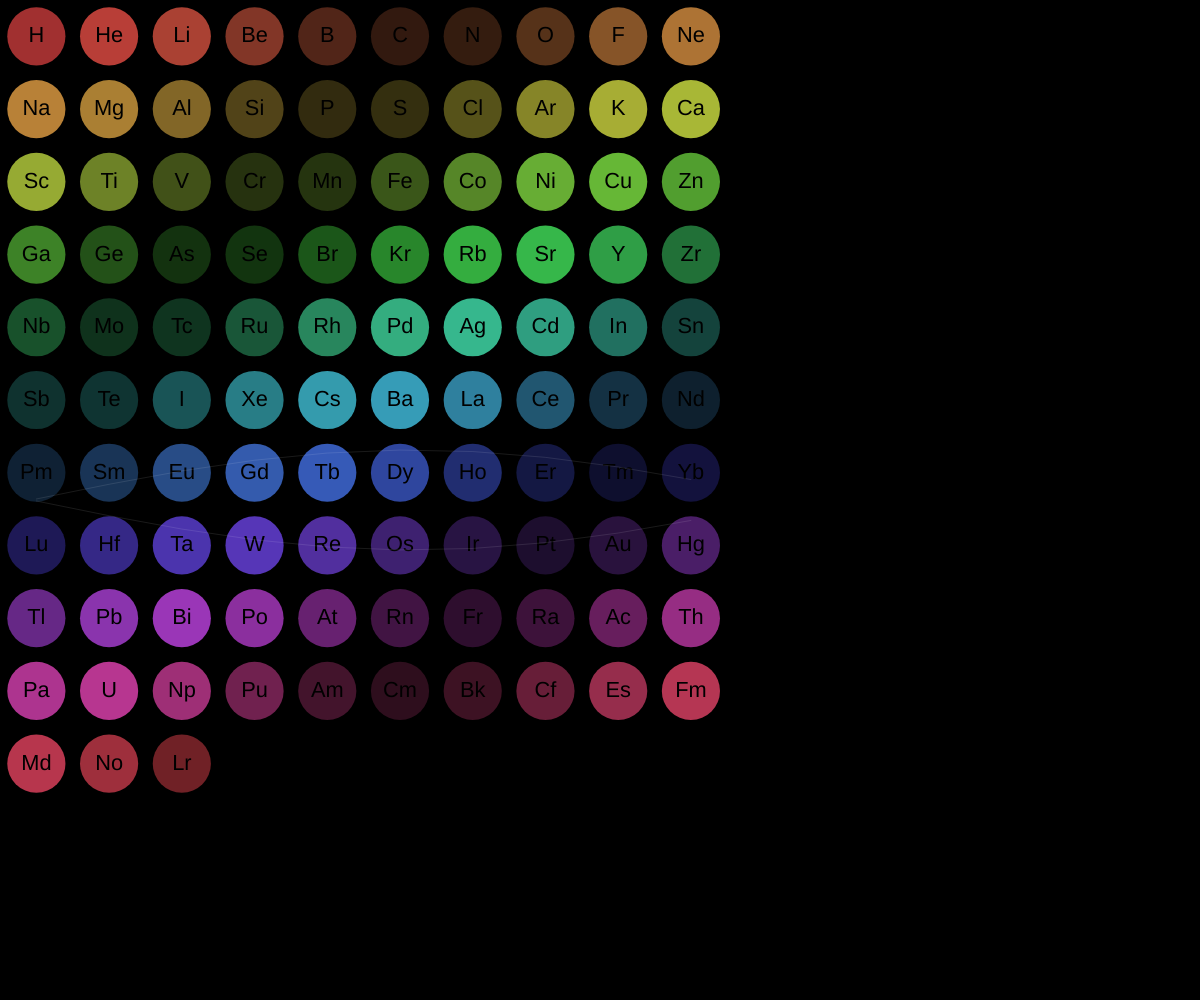
Frame 1 (no input)
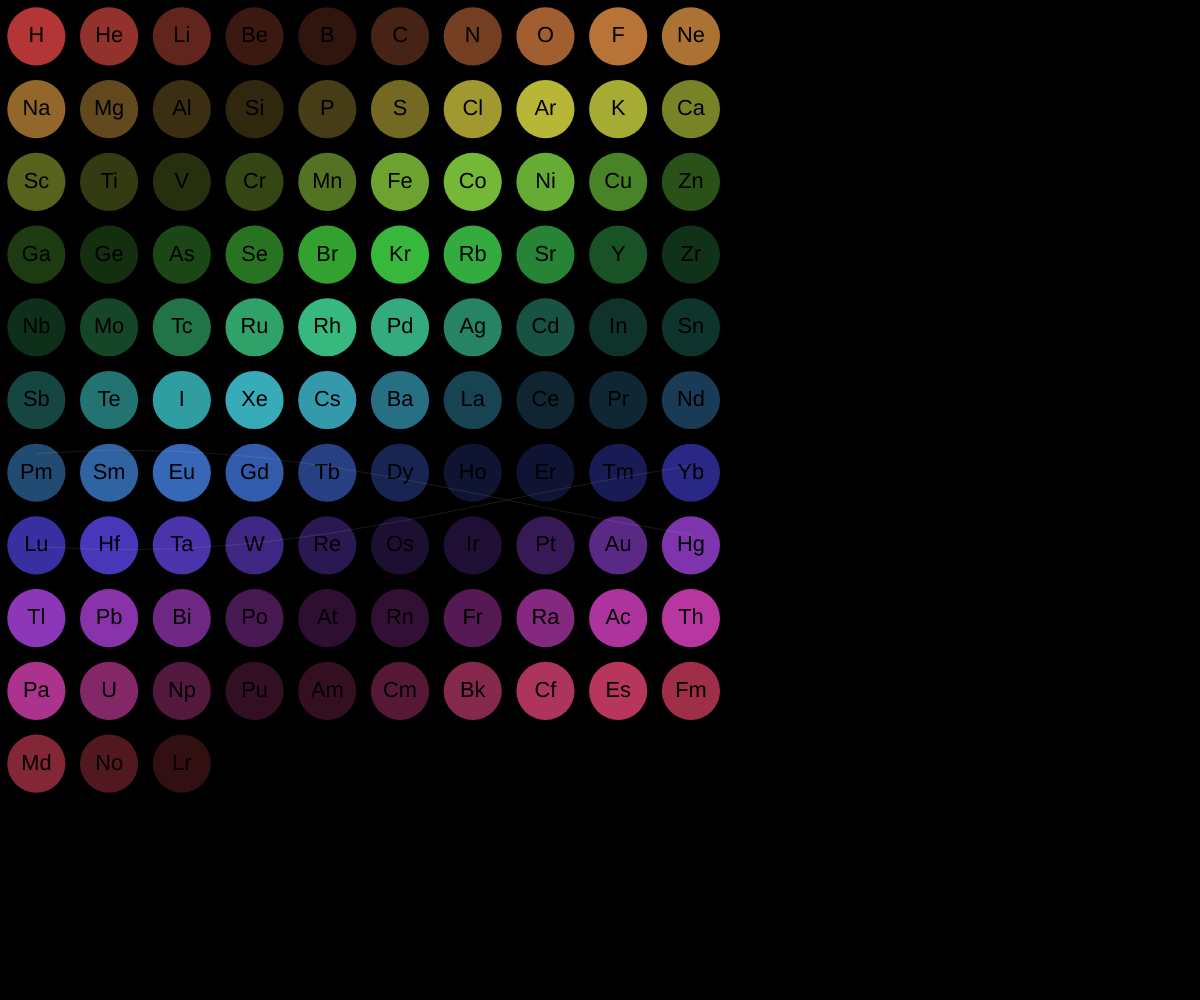
Frame 60 (no input)
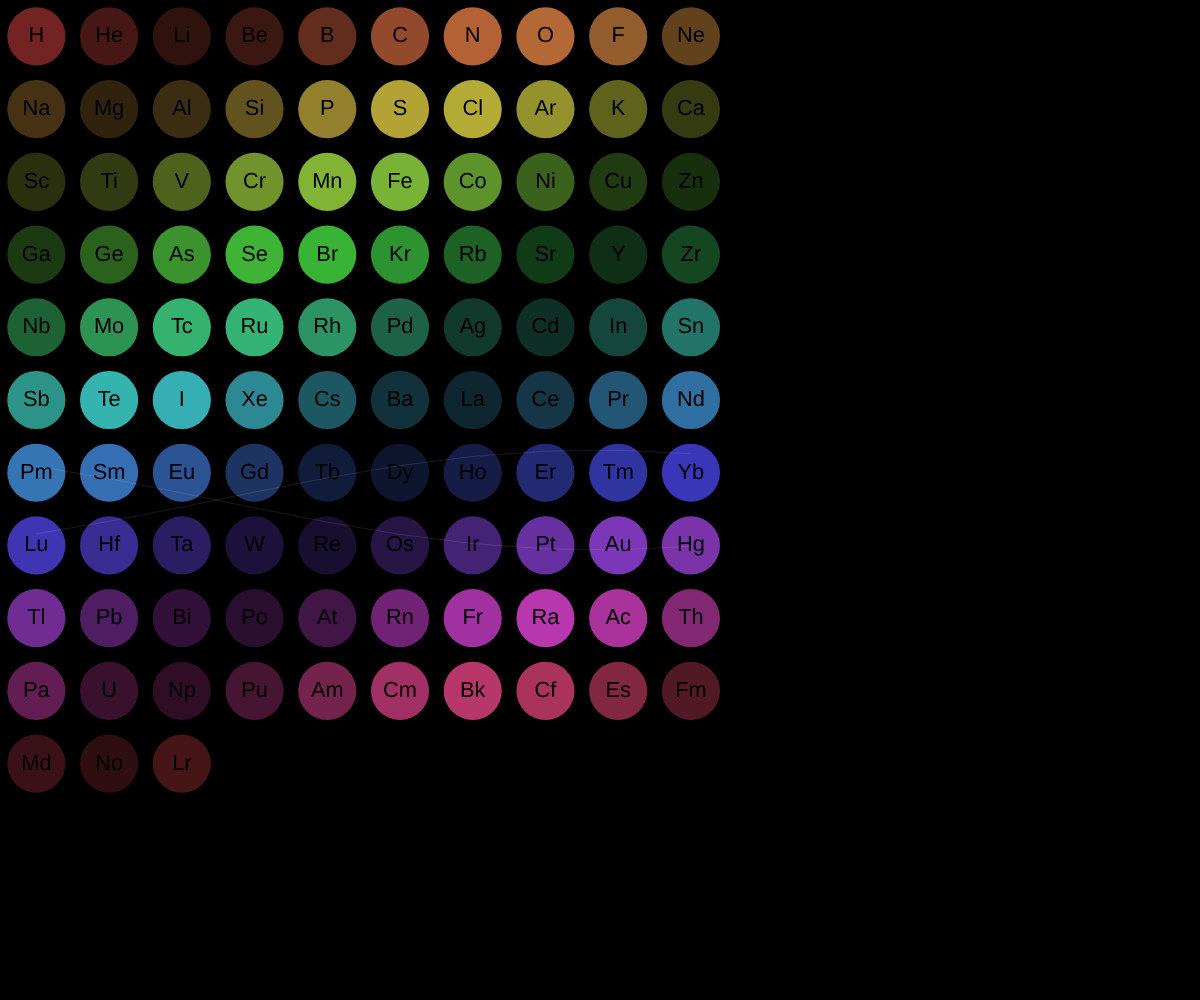
Frame 120 (the mouse pressed at the canvas centre since frame 60)

The p5.js sketch that drew these frames (run headless with seeded random() and noise() and a simulated clock; from frame 60 on, the mouse is pressed at the canvas centre):

// p5.js sketch
// ── sketch.js
let grid = [];
let cols, rows;
let cellSize;
let time = 0;

function setup() {
  createCanvas(windowWidth, windowHeight);
  colorMode(HSB, 360, 100, 100, 1);
  
  // Define periodic table elements (simplified)
  const elements = [
    'H', 'He', 'Li', 'Be', 'B', 'C', 'N', 'O', 'F', 'Ne',
    'Na', 'Mg', 'Al', 'Si', 'P', 'S', 'Cl', 'Ar', 'K', 'Ca',
    'Sc', 'Ti', 'V', 'Cr', 'Mn', 'Fe', 'Co', 'Ni', 'Cu', 'Zn',
    'Ga', 'Ge', 'As', 'Se', 'Br', 'Kr', 'Rb', 'Sr', 'Y', 'Zr',
    'Nb', 'Mo', 'Tc', 'Ru', 'Rh', 'Pd', 'Ag', 'Cd', 'In', 'Sn',
    'Sb', 'Te', 'I', 'Xe', 'Cs', 'Ba', 'La', 'Ce', 'Pr', 'Nd',
    'Pm', 'Sm', 'Eu', 'Gd', 'Tb', 'Dy', 'Ho', 'Er', 'Tm', 'Yb',
    'Lu', 'Hf', 'Ta', 'W', 'Re', 'Os', 'Ir', 'Pt', 'Au', 'Hg',
    'Tl', 'Pb', 'Bi', 'Po', 'At', 'Rn', 'Fr', 'Ra', 'Ac', 'Th',
    'Pa', 'U', 'Np', 'Pu', 'Am', 'Cm', 'Bk', 'Cf', 'Es', 'Fm',
    'Md', 'No', 'Lr'
  ];
  
  // Calculate grid dimensions
  cols = 10;
  rows = Math.ceil(elements.length / cols);
  cellSize = min(width / cols, height / rows) * 0.8;
  
  // Create grid with elements
  for (let i = 0; i < elements.length; i++) {
    const row = floor(i / cols);
    const col = i % cols;
    grid.push({
      element: elements[i],
      x: col * cellSize + cellSize/2,
      y: row * cellSize + cellSize/2,
      hue: map(i, 0, elements.length, 0, 360)
    });
  }
}

function draw() {
  background(0);
  time += 0.02;
  
  // Draw glow effect
  for (let i = 0; i < grid.length; i++) {
    const cell = grid[i];
    const wave = sin(time + cell.x * 0.01 + cell.y * 0.01) * 0.5 + 0.5;
    
    // Glow intensity based on sine wave
    const glowIntensity = map(wave, 0, 1, 0.2, 0.8);
    
    // Draw element with glow
    push();
    translate(cell.x, cell.y);
    
    // Ambient glow
    noStroke();
    fill(cell.hue, 70, 90, glowIntensity);
    ellipse(0, 0, cellSize * 0.8, cellSize * 0.8);
    
    // Element text
    fill(0);
    textSize(cellSize * 0.3);
    textAlign(CENTER, CENTER);
    text(cell.element, 0, 0);
    
    pop();
  }
  
  // Draw traveling wave lines
  stroke(255, 0.1);
  noFill();
  beginShape();
  for (let i = 0; i < cols; i++) {
    const x = i * cellSize + cellSize/2;
    const y = height/2 + sin(time + i * 0.3) * 50;
    vertex(x, y);
  }
  endShape();
  
  // Draw another wave from the other side
  beginShape();
  for (let i = 0; i < cols; i++) {
    const x = i * cellSize + cellSize/2;
    const y = height/2 + sin(time + i * 0.3 + PI) * 50;
    vertex(x, y);
  }
  endShape();
}

function windowResized() {
  resizeCanvas(windowWidth, windowHeight);
}
